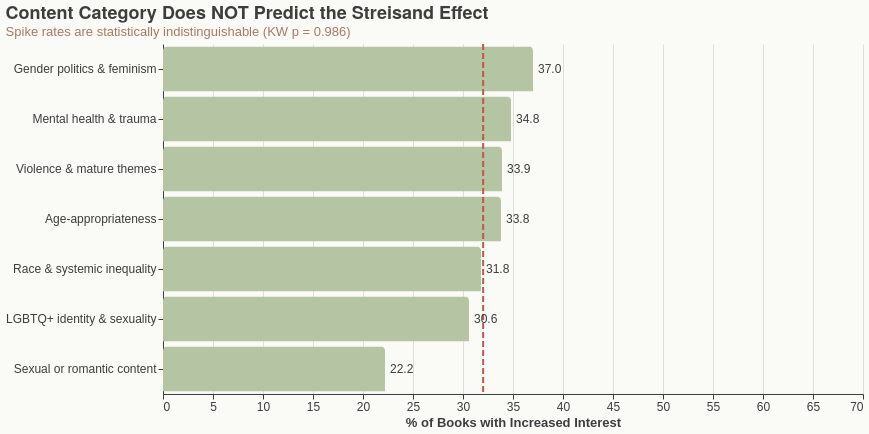

Notebook code cell kept with this figure:
### Markdown cell above
### Chart 3: Category Comparison — The Null Finding

### Code cell
rows = []
for reason in sorted(exploded["reason"].unique()):
    sub = exploded[exploded["reason"] == reason]
    if len(sub) < 5: continue
    rows.append({
        "Challenge Reason": reason,
        "Spike Rate (%)": round(sub["searches_increased"].mean() * 100, 1),
        "Mean Spike Magnitude": round(sub["spike_magnitude"].mean(), 2),
        "N": len(sub),
    })
cat_df = pd.DataFrame(rows).sort_values("Spike Rate (%)", ascending=False)

bars = (
    alt.Chart(cat_df).mark_bar(cornerRadiusTopLeft=4, cornerRadiusTopRight=4, color=SAGE)
    .encode(
        x=alt.X("Spike Rate (%):Q", title="% of Books with Increased Interest",
                 scale=alt.Scale(domain=[0, max(cat_df["Spike Rate (%)"].max() + 10, 70)])),
        y=alt.Y("Challenge Reason:N",
                 sort=alt.EncodingSortField(field="Spike Rate (%)", order="descending"), title=None),
        tooltip=["Challenge Reason", "Spike Rate (%)", "Mean Spike Magnitude", "N"],
    )
    .properties(title={"text": "Content Category Does NOT Predict the Streisand Effect",
                        "subtitle": f"Spike rates are statistically indistinguishable (KW p = {kw_p:.3f})"})
)
overall_avg = cat_df["Spike Rate (%)"].mean()
rule = alt.Chart(pd.DataFrame({"x": [overall_avg]})).mark_rule(
    color=TERRACOTTA, strokeDash=[6, 3], strokeWidth=2).encode(x="x:Q")
text = (
    alt.Chart(cat_df).mark_text(dx=5, align="left", fontSize=12, color=TEXT_COLOR)
    .encode(x="Spike Rate (%):Q",
            y=alt.Y("Challenge Reason:N",
                     sort=alt.EncodingSortField(field="Spike Rate (%)", order="descending")),
            text=alt.Text("Spike Rate (%):Q", format=".1f"))
)
save_chart(bars + rule + text, "03_category_null_finding", w=700, h=350)

### Figure 1 — Vega-Lite specification as saved in the notebook (floating-point values rounded to 4 significant figures)
{"config": {"background": "#FAFAF7", "title": {"fontSize": 18, "font": "Helvetica Neue, Arial, sans-serif", "color": "#3D3D3D", "anchor": "start", "subtitleFontSize": 13, "subtitleColor": "#A57B64"}, "axis": {"labelFontSize": 12, "titleFontSize": 13, "titleColor": "#3D3D3D", "labelColor": "#3D3D3D", "gridColor": "#E0DDD5", "domainColor": "#3D3D3D", "tickColor": "#3D3D3D"}, "legend": {"labelFontSize": 12, "titleFontSize": 13, "labelColor": "#3D3D3D", "titleColor": "#3D3D3D"}, "view": {"strokeWidth": 0}, "range": {"category": ["#BF5B45", "#C4A83D", "#3D3D3D", "#B5C4A3", "#A57B64"]}}, "layer": [{"data": {"name": "data-9f46684e3b343da92eb4118abd0e7645"}, "mark": {"type": "bar", "color": "#B5C4A3", "cornerRadiusTopLeft": 4, "cornerRadiusTopRight": 4}, "encoding": {"tooltip": [{"field": "Challenge Reason", "type": "nominal"}, {"field": "Spike Rate (%)", "type": "quantitative"}, {"field": "Mean Spike Magnitude", "type": "quantitative"}, {"field": "N", "type": "quantitative"}], "x": {"field": "Spike Rate (%)", "scale": {"domain": [0, 70]}, "title": "% of Books with Increased Interest", "type": "quantitative"}, "y": {"field": "Challenge Reason", "sort": {"field": "Spike Rate (%)", "order": "descending"}, "title": null, "type": "nominal"}}, "title": {"text": "Content Category Does NOT Predict the Streisand Effect", "subtitle": "Spike rates are statistically indistinguishable (KW p = 0.986)"}}, {"data": {"name": "data-4f3646ffc77491bb0d86f6417ff54c38"}, "mark": {"type": "rule", "color": "#BF5B45", "strokeDash": [6, 3], "strokeWidth": 2}, "encoding": {"x": {"field": "x", "type": "quantitative"}}}, {"data": {"name": "data-9f46684e3b343da92eb4118abd0e7645"}, "mark": {"type": "text", "align": "left", "color": "#3D3D3D", "dx": 5, "fontSize": 12}, "encoding": {"text": {"field": "Spike Rate (%)", "format": ".1f", "type": "quantitative"}, "x": {"field": "Spike Rate (%)", "type": "quantitative"}, "y": {"field": "Challenge Reason", "sort": {"field": "Spike Rate (%)", "order": "descending"}, "type": "nominal"}}}], "height": 350, "width": 700, "$schema": "https://vega.github.io/schema/vega-lite/v5.8.0.json", "datasets": {"data-9f46684e3b343da92eb4118abd0e7645": [{"Challenge Reason": "Gender politics & feminism", "Spike Rate (%)": 37.0, "Mean Spike Magnitude": 1.69, "N": 46}, {"Challenge Reason": "Mental health & trauma", "Spike Rate (%)": 34.8, "Mean Spike Magnitude": 1.22, "N": 132}, {"Challenge Reason": "Violence & mature themes", "Spike Rate (%)": 33.9, "Mean Spike Magnitude": 0.17, "N": 354}, {"Challenge Reason": "Age-appropriateness", "Spike Rate (%)": 33.8, "Mean Spike Magnitude": 1.33, "N": 68}, {"Challenge Reason": "Race & systemic inequality", "Spike Rate (%)": 31.8, "Mean Spike Magnitude": 1.57, "N": 85}, {"Challenge Reason": "LGBTQ+ identity & sexuality", "Spike Rate (%)": 30.6, "Mean Spike Magnitude": 0.33, "N": 363}, {"Challenge Reason": "Sexual or romantic content", "Spike Rate (%)": 22.2, "Mean Spike Magnitude": 0.93, "N": 18}], "data-4f3646ffc77491bb0d86f6417ff54c38": [{"x": 32.01}]}}
